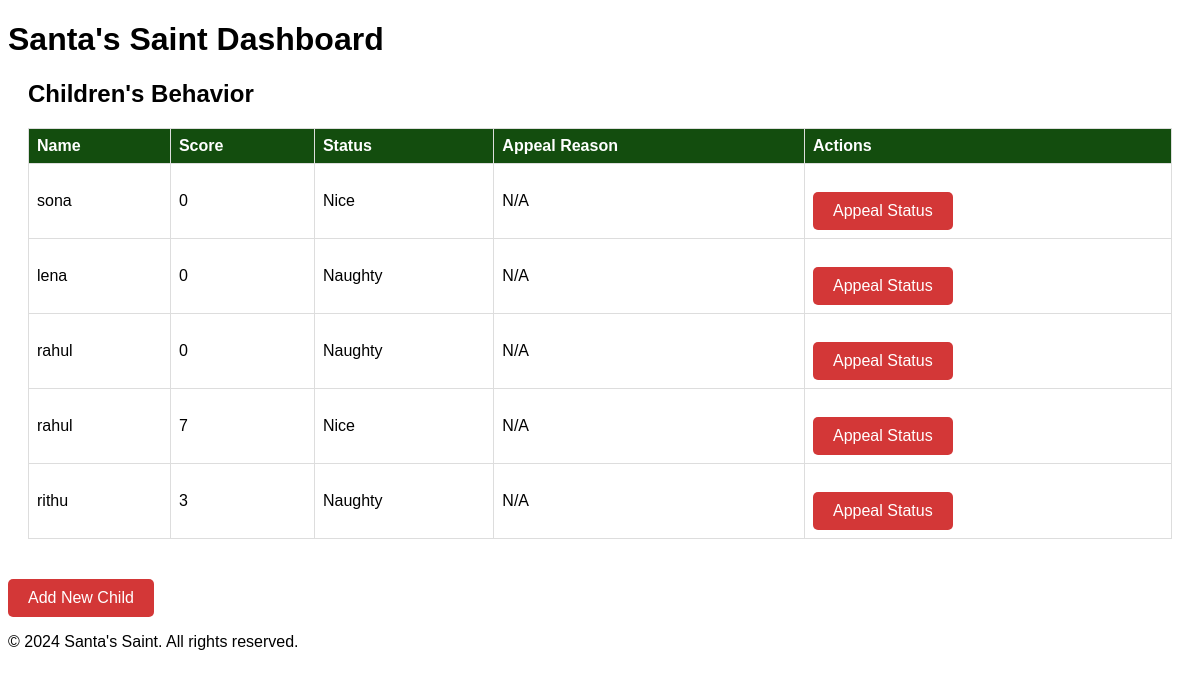
The app's page /, older data.
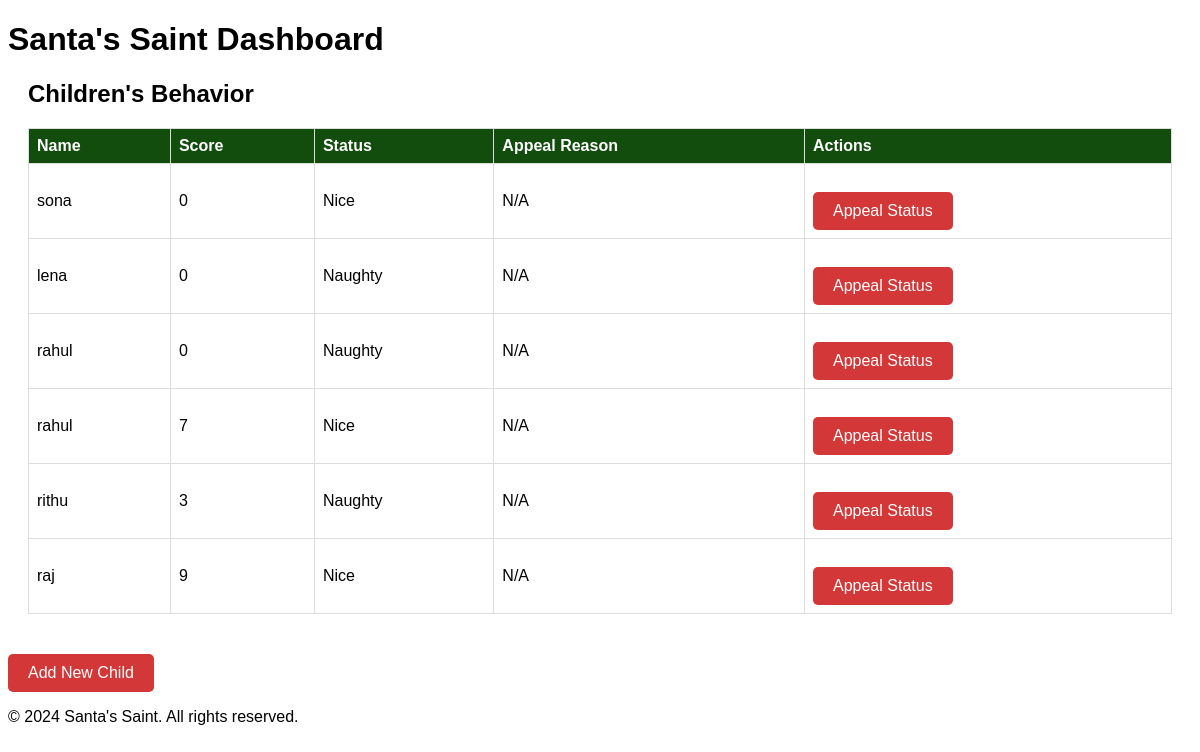
The same page, newer data.
### app/models.py (models this page shows, shortened)
class Child(models.Model):
    name = models.CharField(max_length=100)
    score = models.IntegerField(default=0)
    status = models.CharField(max_length=10, choices=[('Naughty', 'Naughty'), ('Nice', 'Nice')])

### app/views.py (the view)
# urls.py: path('', dashboard, name='dashboard'),
def dashboard(request):
    children = Child.objects.all()
    return render(request, 'dashboard.html', {'children': children})

### app/templates/dashboard.html (shortened to what this page needs)
<!DOCTYPE html>
<html lang="en">
<head>
    <link rel="stylesheet" href="../styles.css">
</head>
<body>
    <header>
        <h1>Santa's Saint Dashboard</h1>
    </header>
    <main>
        <section id="children-list">
            <h2>Children's Behavior</h2>
            {% if children %}
                <table>
                    <thead>
                        <tr>
                            <th>Name</th>
                            <th>Score</th>
                            <th>Status</th>
                            <th>Appeal Reason</th>
                            <th>Actions</th>
                        </tr>
                    </thead>
                    <tbody>
                        {% for child in children %}
                            <tr>
                                <td>{{ child.name }}</td>
                                <td>{{ child.score }}</td>
                                <td>{{ child.status }}</td>
                                <td>{{ child.appeal_reason|default:"N/A" }}</td>
                                <td>
                                    <a href="{% url 'appeal_status' child.id %}" class="button">Appeal Status</a>
                                </td>
                            </tr>
                        {% endfor %}
                    </tbody>
                </table>
            {% else %}
                <p>No children found.</p>
            {% endif %}
        </section>
        <a href="{% url 'add_child' %}" class="button">Add New Child</a>
    </main>
    <footer>
        <p>&copy; 2024 Santa's Saint. All rights reserved.</p>
    </footer>
</body>
</html>

Row changes from the older to the newer data that the page shows:
added Child: name "raj", score "9", status "Nice", appeal_reason "N/A"
